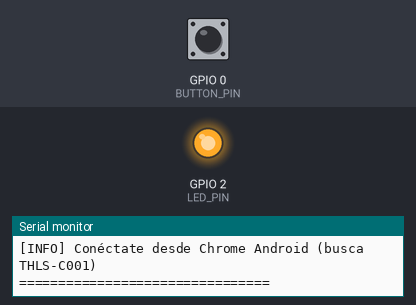
A sketch run on a simulated ESP32. Shown: output pins drawn as LEDs (lit = HIGH), the last lines printed to the serial monitor. Dashed ring = blinking. The test bench sets the inputs (shaded band); at power-on: GPIO 0 (BUTTON_PIN) HIGH. Nothing arrives over Bluetooth unless stated; a phone connects over Bluetooth LE 3 s after start.

Above: at 1.7 s.
1.8 s: GPIO 0 (BUTTON_PIN) pulled LOW for 0.15 s
4.8 s: GPIO 0 (BUTTON_PIN) pulled LOW for 1 s
At 5.8 s:
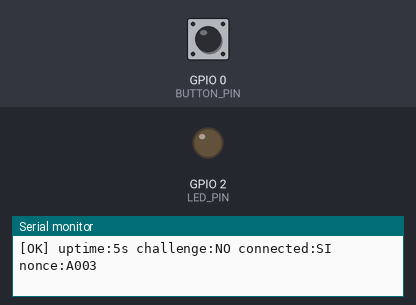
7.3 s: GPIO 0 (BUTTON_PIN) driven LOW
At 7.71 s:
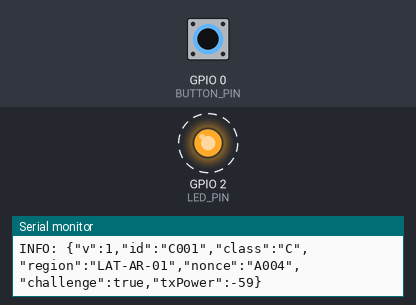
Timing chart, 0 to 10.3 s (numbered marks = the images above; inputs shaded):
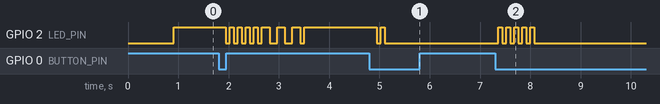

The sketch:

thls_beacon_demo.ino
```cpp
/**
 * TREASURE HUNTERS IoT: THE LAST SIGNAL
 * ESP32 — Firmware Demo v0.2  (sin dependencias extra)
 *
 * SOLO necesita el ESP32 Arduino core (no ArduinoJson, no librerias extra)
 *
 * Configuracion Arduino IDE:
 *  Board:        "ESP32 Dev Module"
 *  Upload Speed: 921600
 *  Soporte ESP32: Preferences -> Additional boards URLs:
 *    https://dl.espressif.com/dl/package_esp32_index.json
 *
 * Como usar:
 *  1. Sube el sketch al ESP32
 *  2. Abre Serial Monitor a 115200 baud
 *  3. Boton BOOT (GPIO0) = activa/desactiva modo CHALLENGE
 *  4. La PWA busca el dispositivo por nombre "THLS-C001"
 */

#include <BLEDevice.h>
#include <BLEServer.h>
#include <BLEUtils.h>
#include <BLE2902.h>

// ---- CONFIGURACION (editar aqui) --------------------------------------------
#define BEACON_ID     "C001"
#define BEACON_CLASS  "C"
#define BEACON_REGION "LAT-AR-01"
#define TX_POWER_1M   -59    // RSSI medido a 1 metro (calibrar fisicamente)
#define CHALLENGE_TYPE "wire_connect"
#define CHALLENGE_SEED "84726"
#define CHALLENGE_DIFF "easy"

// ---- PINES ------------------------------------------------------------------
#define LED_PIN    2   // LED integrado en la mayoria de ESP32 DevKit
#define BUTTON_PIN 0   // Boton BOOT = GPIO0

// ---- UUIDs (deben coincidir exactamente con la PWA) -------------------------
#define SERVICE_UUID  "4fafc201-1fb5-459e-8fcc-c5c9c331914b"
#define CHAR_INFO_UUID "beb5483e-36e1-4688-b7f5-ea07361b26a8"
#define CHAR_CHAL_UUID "cba1d466-344c-4be3-ab3f-189f80dd7518"

// ---- ESTADO -----------------------------------------------------------------
bool challengeActive = false;
bool deviceConnected = false;
uint32_t nonce = 0xA001;

BLEServer*         pServer  = nullptr;
BLECharacteristic* pCharInfo = nullptr;
BLECharacteristic* pCharChal = nullptr;

// ---- JSON sin ArduinoJson ---------------------------------------------------
String makeInfoJson() {
  String n = String(nonce, HEX);
  n.toUpperCase();
  return String("{\"v\":1,\"id\":\"") + BEACON_ID +
         "\",\"class\":\"" + BEACON_CLASS +
         "\",\"region\":\"" + BEACON_REGION +
         "\",\"nonce\":\"" + n +
         "\",\"challenge\":" + (challengeActive ? "true" : "false") +
         ",\"txPower\":" + String(TX_POWER_1M) + "}";
}

String makeChalJson() {
  return String("{\"type\":\"") + CHALLENGE_TYPE +
         "\",\"diff\":\"" + CHALLENGE_DIFF +
         "\",\"seed\":\"" + CHALLENGE_SEED +
         "\",\"timer\":60}";
}

// ---- CALLBACKS BLE ----------------------------------------------------------
class MyCallbacks : public BLEServerCallbacks {
  void onConnect(BLEServer* s) override {
    deviceConnected = true;
    digitalWrite(LED_PIN, HIGH);
    Serial.println("[BLE] Cliente conectado");
  }
  void onDisconnect(BLEServer* s) override {
    deviceConnected = false;
    Serial.println("[BLE] Desconectado — reiniciando advertising...");
    delay(300);
    BLEDevice::startAdvertising();
  }
};

// ---- SETUP ------------------------------------------------------------------
void setup() {
  Serial.begin(115200);
  delay(500);
  Serial.println("\n=== THLS Beacon Demo v0.2 ===");
  Serial.printf("ID: %s  Clase: %s  Region: %s\n", BEACON_ID, BEACON_CLASS, BEACON_REGION);

  pinMode(LED_PIN, OUTPUT);
  pinMode(BUTTON_PIN, INPUT_PULLUP);
  digitalWrite(LED_PIN, LOW);

  // Iniciar BLE con el nombre que busca la PWA
  String name = "THLS-" + String(BEACON_ID);
  BLEDevice::init(name.c_str());
  BLEDevice::setPower(ESP_PWR_LVL_P9);  // maxima potencia para demo

  // Servidor GATT
  pServer = BLEDevice::createServer();
  pServer->setCallbacks(new MyCallbacks());

  BLEService* pSvc = pServer->createService(SERVICE_UUID);

  // Caracteristica INFO: lectura + notify (estado de la baliza)
  pCharInfo = pSvc->createCharacteristic(
    CHAR_INFO_UUID,
    BLECharacteristic::PROPERTY_READ | BLECharacteristic::PROPERTY_NOTIFY
  );
  pCharInfo->addDescriptor(new BLE2902());
  pCharInfo->setValue(makeInfoJson().c_str());

  // Caracteristica CHALLENGE: lectura (payload del minijuego)
  pCharChal = pSvc->createCharacteristic(
    CHAR_CHAL_UUID,
    BLECharacteristic::PROPERTY_READ
  );
  pCharChal->setValue(makeChalJson().c_str());

  pSvc->start();

  // Advertising: SOLO addServiceUUID + setScanResponse = Chrome lo encuentra
  // NO usar setAdvertisementData() porque sobreescribe el service UUID
  BLEAdvertising* pAdv = BLEDevice::getAdvertising();
  pAdv->addServiceUUID(SERVICE_UUID);  // <- CRITICO: esto lo hace visible al filtro de la PWA
  pAdv->setScanResponse(true);
  pAdv->setMinPreferred(0x06);
  pAdv->setMinPreferred(0x12);
  BLEDevice::startAdvertising();

  Serial.printf("[BLE] Advertising como \"%s\"\n", name.c_str());
  Serial.printf("[BLE] Service UUID: %s\n", SERVICE_UUID);
  Serial.println("[INFO] Presiona BOOT para toggle modo CHALLENGE");
  Serial.println("[INFO] Conéctate desde Chrome Android (busca " + name + ")");
  Serial.println("================================\n");
}

// ---- LOOP -------------------------------------------------------------------
void loop() {
  // Toggle challenge con boton BOOT
  static bool lastBtn = HIGH;
  bool btn = digitalRead(BUTTON_PIN);
  if (lastBtn == HIGH && btn == LOW) {
    delay(50);  // debounce
    challengeActive = !challengeActive;
    nonce++;

    String info = makeInfoJson();
    pCharInfo->setValue(info.c_str());
    if (deviceConnected) pCharInfo->notify();

    Serial.printf("\n--- MODO: %s --- nonce: %X ---\n",
      challengeActive ? "CHALLENGE ACTIVO" : "NORMAL", nonce);
    Serial.println("INFO: " + info);

    // Parpadeo de confirmacion
    int blinks = challengeActive ? 5 : 2;
    for (int i = 0; i < blinks; i++) {
      digitalWrite(LED_PIN, HIGH); delay(80);
      digitalWrite(LED_PIN, LOW);  delay(80);
    }
  }
  lastBtn = btn;

  // LED heartbeat: lento=normal, rapido=challenge, fijo=conectado
  if (!deviceConnected) {
    static unsigned long t = 0;
    int iv = challengeActive ? 150 : 900;
    if (millis() - t > iv) {
      t = millis();
      digitalWrite(LED_PIN, !digitalRead(LED_PIN));
    }
  }

  // Status cada 5 segundos
  static unsigned long tLog = 0;
  if (millis() - tLog > 5000) {
    tLog = millis();
    Serial.printf("[OK] uptime:%lus challenge:%s connected:%s nonce:%X\n",
      millis()/1000, challengeActive?"SI":"NO",
      deviceConnected?"SI":"NO", nonce);
  }

  delay(10);
}
```

Measured:
- after the input at 4.8 s, GPIO 2 (LED_PIN): HIGH → LOW after 0.15 s, → HIGH 0.08 s later, → LOW 0.08 s later
- after the input at 7.3 s, GPIO 2 (LED_PIN): alternates HIGH for 0.08 s and LOW for 0.08 s, 10 changes in all, then stays LOW, starting after 0.06 s
